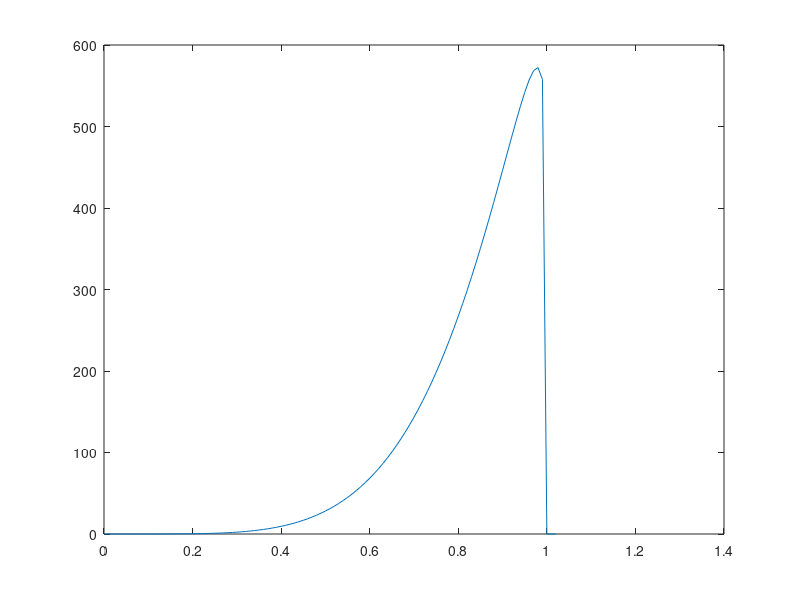

This figure's MATLAB source:
clc
close all

% This is plotting the density of a beta distribution with parameters a and
% b. Values of a beta distribution are in [0,1].
figure;
a = 6; b = 1.11;
% 70% within last 30 min
%a = 6; b = 1.61
x = 0:0.01:1.02;
y = 125*betapdf(x, a, b);

plot(x,y)

% GENERAL COMMENTS
% For the density to be skewed towards the right, you must have a>b. 
% For it not to be too narrow, a and b should not be very high.

% We would like to choose parameters a and b, such that 
% betainv(0.3, a, b) = 0.75: 
% - The 0.3 is 1 - 70%. 
% - The 0.75 corresponds to the last half an hour in a range of two hours.

% Among many choices, decent parameters could be (feel free to play with others): 
% 1) a=7, b=2
% 2) a=6, b=1.7

%b =[1.7:0.01:1.8];

120*betainv(0.3, a,b)
% Note that they yield a betainv(0.3, a,b) slightly lower than 0.75, 
% but that looks reasonable to me to allow for someone arriving after the
% game.

t =1 - 30/120;

array = 120*betarnd(a,b,[10000]);
mean(array,'all')
median(array,'all')








